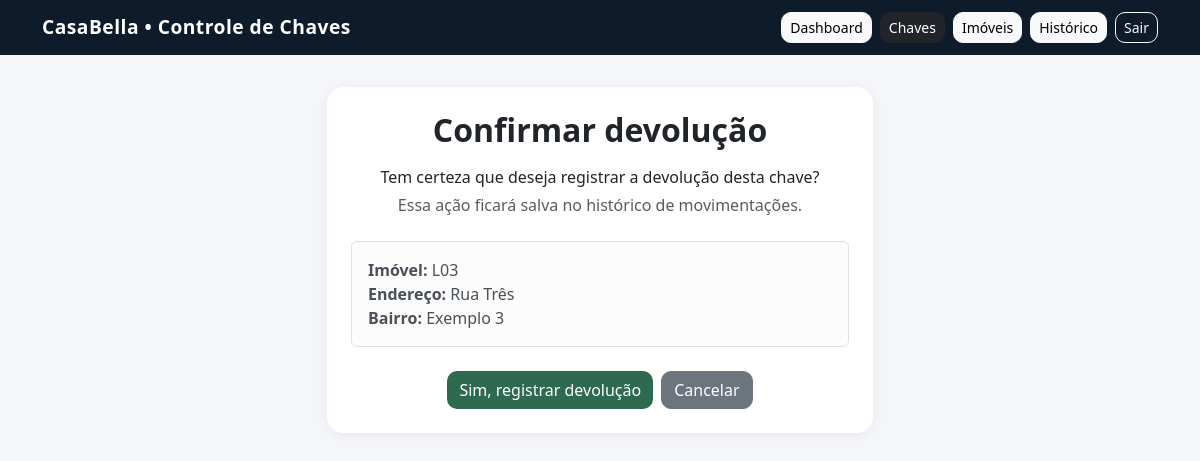
/chaves/devolver/5/ (signed in), run on the app's committed database.
### imoveis/models.py (models this page shows, shortened)
class Chave(models.Model):
    imovel = models.OneToOneField(Imovel, on_delete=models.CASCADE)
    STATUS_CHOICES = [
        ('disponivel', 'Disponível'),
        ('retirada', 'Retirada'),
        ('indisponivel', 'Indisponível'),
    ]
    status = models.CharField(
        max_length=20,
        choices=STATUS_CHOICES,
        default='disponivel'
    )
    created_at = models.DateTimeField(auto_now_add=True)

class Imovel(models.Model):
    codigo = models.CharField(max_length=50)
    endereco = models.CharField(max_length=200)
    bairro = models.CharField(max_length=100)
    tipo = models.ForeignKey(TipoImovel, on_delete=models.SET_NULL, null=True, blank=True)
    status = models.CharField(
        max_length=50,
        choices=[
            ('disponivel', 'Disponível'),
            ('analise', 'Em análise'),
            ('alugado', 'Alugado'),
            ('inativo', 'Inativo'),
        ],
        default='disponivel'
    )
    foto = models.ImageField(upload_to='imoveis/', blank=True, null=True)
    created_at = models.DateTimeField(auto_now_add=True)

### imoveis/views.py (the view, shortened to what this page needs)
# urls.py: path('chaves/devolver/<int:pk>/', views.devolver_chave, name='devolver_chave'),
@login_required
def devolver_chave(request, pk):
    chave = get_object_or_404(Chave, pk=pk)
    if chave.status == 'disponivel':
        return redirect('chave_list')
    ultima_retirada = Movimentacao.objects.filter(
        chave=chave,
        acao='retirada'
    ).order_by('-data').first()
    return render(request, 'imoveis/devolver_chave.html', {
        'chave': chave,
        'ultima_retirada': ultima_retirada
    })

### imoveis/templates/imoveis/devolver_chave.html (shortened to what this page needs)
{% extends "imoveis/base.html" %}
{% block content %}
<div class="row justify-content-center">
    <div class="col-12 col-md-8 col-lg-6">
        <div class="card">
            <div class="card-body p-4 text-center">
                <h2 class="fw-bold mb-3">
                    Confirmar devolução
                </h2>
                <p class="mb-1">
                    Tem certeza que deseja registrar a devolução desta chave?
                </p>
                <p class="text-muted mb-4">
                    Essa ação ficará salva no histórico de movimentações.
                </p>
                <div class="alert alert-light border text-start">
                    <strong>Imóvel:</strong> {{ chave.imovel.codigo }}<br>
                    <strong>Endereço:</strong> {{ chave.imovel.endereco }}<br>
                    <strong>Bairro:</strong> {{ chave.imovel.bairro }}<br>
                </div>
                <form method="POST">
                    <div class="d-flex justify-content-center gap-2 flex-wrap mt-4">
                        <button type="submit" class="btn btn-success">
                            Sim, registrar devolução
                        </button>
                        <a href="{% url 'chave_list' %}" class="btn btn-secondary">
                            Cancelar
                        </a>
                    </div>
                </form>
            </div>
        </div>
    </div>
</div>
{% endblock %}

### imoveis/templates/imoveis/base.html (style rules this page uses)
body { background-color: #f4f6f9; }
.card { border: none; border-radius: 16px; transition: 0.2s; box-shadow: 0 2px 12px rgba(0,0,0,0.06); }
.btn { border-radius: 10px; transition: 0.2s; }
.btn-success { background-color: #2d6a4f; border: none; }
html, body { max-width: 100%; overflow-x: hidden; }

### data on the page
Chave: imovel.codigo "L03", imovel.endereco "Rua Três", imovel.bairro "Exemplo 3"
